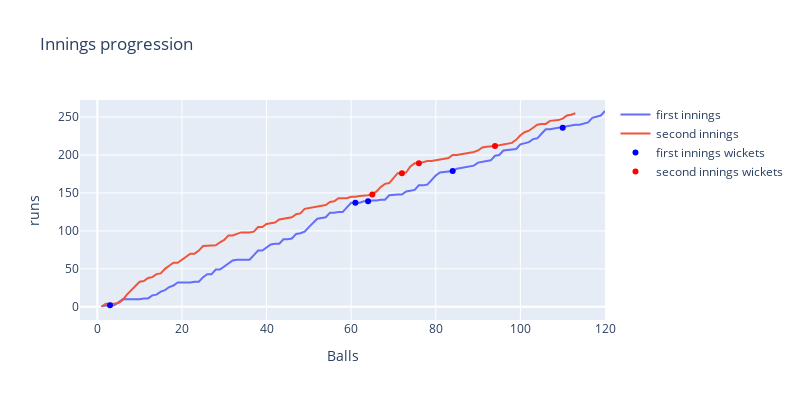

Notebook cell for this chart:
### Code cell
def innings_progression(match):
    match_df_2=innings_2[innings_2["Match ID"]==match]
    match_df_1=innings_1[innings_1["Match ID"]==match]
    target=match_df_2.iloc[0]["current score"]
    match_df_2["Current score"]=match_df_2["current score"]-target
    match_df_2.drop(columns=["current score"],inplace=True)
    match_df_2.rename(columns={"Current score":"current score"},inplace=True)
    match_df_2["balls"]=(match_df_2["Over"]-1)*6+match_df_2["Ball"]
    match_df_2.drop(columns=["Over","Ball","Innings"],inplace=True)
    match_df_1["balls"]=(match_df_1["Over"]-1)*6+match_df_1["Ball"]
    match_df_1.drop(columns=["Over","Ball","Innings"],inplace=True)
    wickets_1=match_df_1[match_df_1["Wicket"]==1]
    wickets_2=match_df_2[match_df_2["Wicket"]==1]
    innings_1_runs=match_df_1["current score"].to_list()
    innings_1_wickets_x=wickets_1["balls"].to_list()
    innings_1_wickets_y=wickets_1["current score"].to_list()
    innings_2_wickets_x=wickets_2["balls"].to_list()
    innings_2_wickets_y=wickets_2["current score"].to_list()
    innings_1_balls=match_df_1["balls"].to_list()
    innings_2_runs=match_df_2["current score"].to_list()
    innings_2_balls=match_df_2["balls"].to_list()
    fig=go.Figure()
    fig.add_trace(go.Line(x=innings_1_balls,y=innings_1_runs,name="first innings"))
    fig.add_trace(go.Line(x=innings_2_balls,y=innings_2_runs,name="second innings"))
    fig.add_trace(go.Scatter(x=innings_1_wickets_x,y=innings_1_wickets_y,mode="markers",marker_color="blue",name="first innings wickets"))
    fig.add_trace(go.Scatter(x=innings_2_wickets_x,y=innings_2_wickets_y,mode="markers",marker_color="red",name="second innings wickets"))
    fig.update_layout(width=800,height=400,title="Innings progression",
    xaxis_title="Balls",
    yaxis_title="runs",)
    fig.show()
innings_progression(1339605)

### Figure 1 — Plotly figure (JSON) as saved in the notebook; plotly's stock layout.template omitted (floating-point values rounded to 4 significant figures)
{"data": [{"name": "first innings", "type": "scatter", "x": [1, 2, 3, 4, 5, 6, 7, 8, 9, 10, 11, 12, 13, 14, 15, 16, 17, 18, 19, 20, 21, 22, 23, 24, 25, 26, 27, 28, 29, 30, 31, 32, 33, 34, 35, 36, 37, 38, 39, 40, 41, 42, 43, 44, 45, 46, 47, 48, 49, 50, 51, 52, 53, 54, 55, 56, 57, 58, 59, 60, 61, 62, 63, 64, 65, 66, 67, 68, 69, 70, 71, 72, 73, 74, 75, 76, 77, 78, 79, 80, 81, 82, 83, 84, 85, 86, 87, 88, 89, 90, 91, 92, 93, 94, 95, 96, 97, 98, 99, 100, 101, 102, 103, 104, 105, 106, 107, 108, 109, 110, 111, 112, 113, 114, 115, 116, 117, 118, 119, 120], "y": [1, 2, 2, 2, 6, 10, 10, 10, 10, 10, 11, 11, 15, 16, 20, 22, 26, 28, 32, 32, 32, 32, 33, 33, 39, 43, 43, 49, 49, 53, 57, 61, 62, 62, 62, 62, 68, 74, 74, 78, 82, 83, 83, 89, 89, 90, 96, 97, 99, 105, 110, 116, 117, 118, 124, 124, 125, 125, 131, 137, 137, 137, 139, 139, 140, 140, 141, 141, 147, 148, 148, 148, 152, 153, 154, 160, 160, 161, 167, 173, 177, 178, 179, 179, 182, 183, 184, 185, 186, 190, 191, 192, 193, 199, 200, 206, 207, 208, 208, 214, 215, 217, 221, 222, 228, 234, 234, 235, 236, 236, 237, 239, 240, 240, 242, 243, 249, 251, 252, 258]}, {"name": "second innings", "type": "scatter", "x": [1, 2, 3, 4, 5, 6, 7, 8, 9, 10, 11, 12, 13, 14, 15, 16, 17, 18, 19, 20, 21, 22, 23, 24, 25, 26, 27, 28, 29, 30, 31, 32, 33, 34, 35, 36, 37, 38, 39, 40, 41, 42, 43, 44, 45, 46, 47, 48, 49, 50, 51, 52, 53, 54, 55, 56, 57, 58, 59, 60, 61, 62, 63, 64, 65, 66, 67, 68, 69, 70, 71, 72, 73, 74, 75, 76, 77, 78, 79, 80, 81, 82, 83, 84, 85, 86, 87, 88, 89, 90, 91, 92, 93, 94, 95, 96, 97, 98, 99, 100, 101, 102, 103, 104, 105, 106, 107, 108, 109, 110, 111, 112, 113], "y": [0, 4, 4, 4, 5, 9, 16, 22, 28, 33, 34, 38, 39, 43, 44, 50, 54, 58, 58, 62, 66, 70, 70, 74, 80, 80, 80, 81, 85, 88, 94, 94, 96, 98, 98, 98, 99, 105, 105, 109, 110, 111, 115, 116, 117, 118, 122, 123, 129, 130, 131, 132, 133, 134, 138, 139, 143, 143, 143, 145, 145, 146, 146, 147, 148, 152, 158, 162, 163, 169, 176, 176, 177, 185, 189, 189, 191, 192, 192, 193, 194, 195, 196, 200, 200, 201, 202, 202, 204, 206, 210, 211, 212, 212, 213, 214, 215, 216, 220, 226, 230, 232, 236, 240, 241, 241, 245, 246, 246, 248, 252, 253, 255]}, {"marker": {"color": "blue"}, "mode": "markers", "name": "first innings wickets", "type": "scatter", "x": [3, 61, 64, 84, 110], "y": [2, 137, 139, 179, 236]}, {"marker": {"color": "red"}, "mode": "markers", "name": "second innings wickets", "type": "scatter", "x": [65, 72, 76, 94], "y": [148, 176, 189, 212]}], "layout": {"height": 400, "title": {"text": "Innings progression"}, "width": 800, "xaxis": {"title": {"text": "Balls"}}, "yaxis": {"title": {"text": "runs"}}}}
